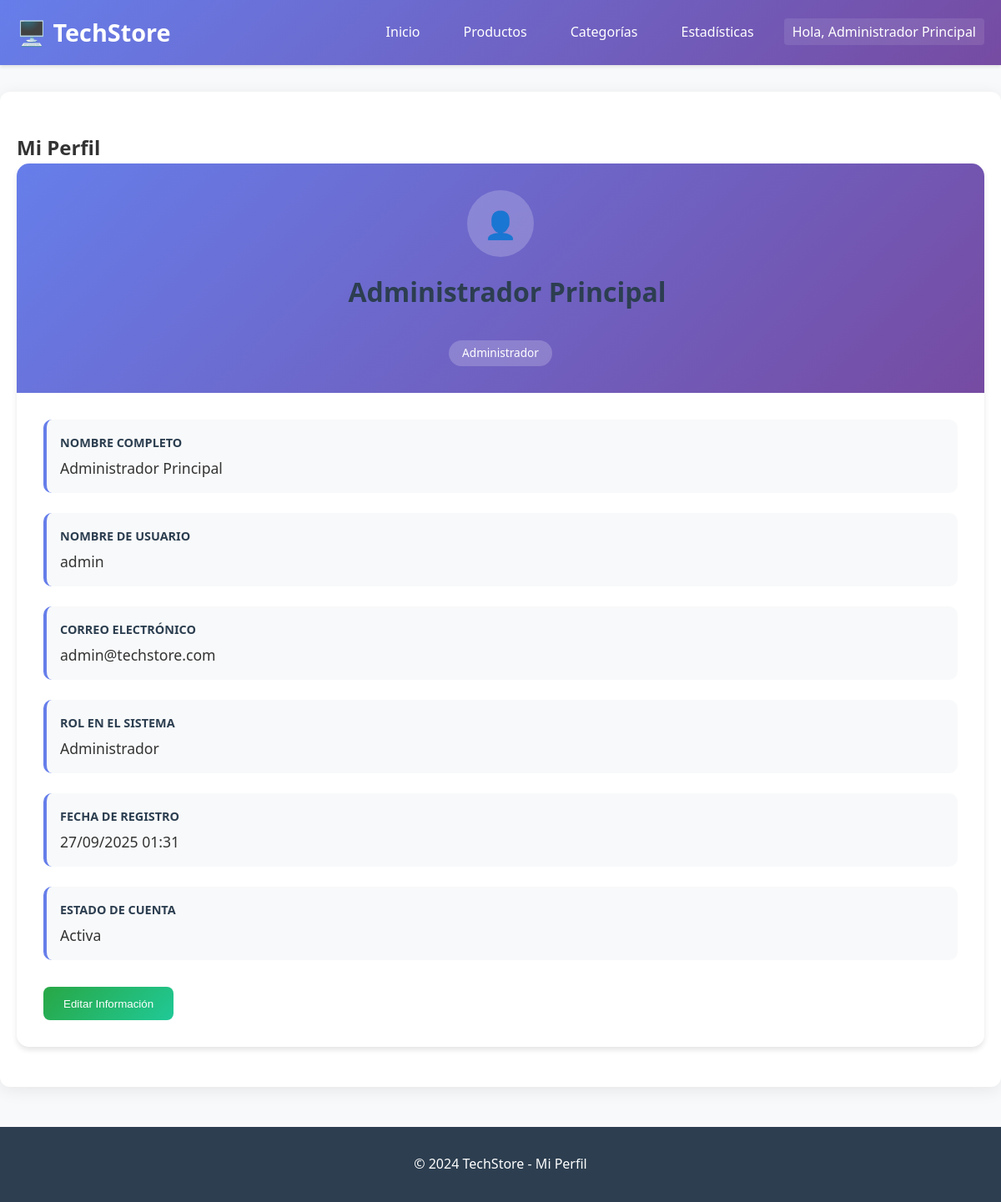
Page /profile.php (signed in) on the earlier database version.
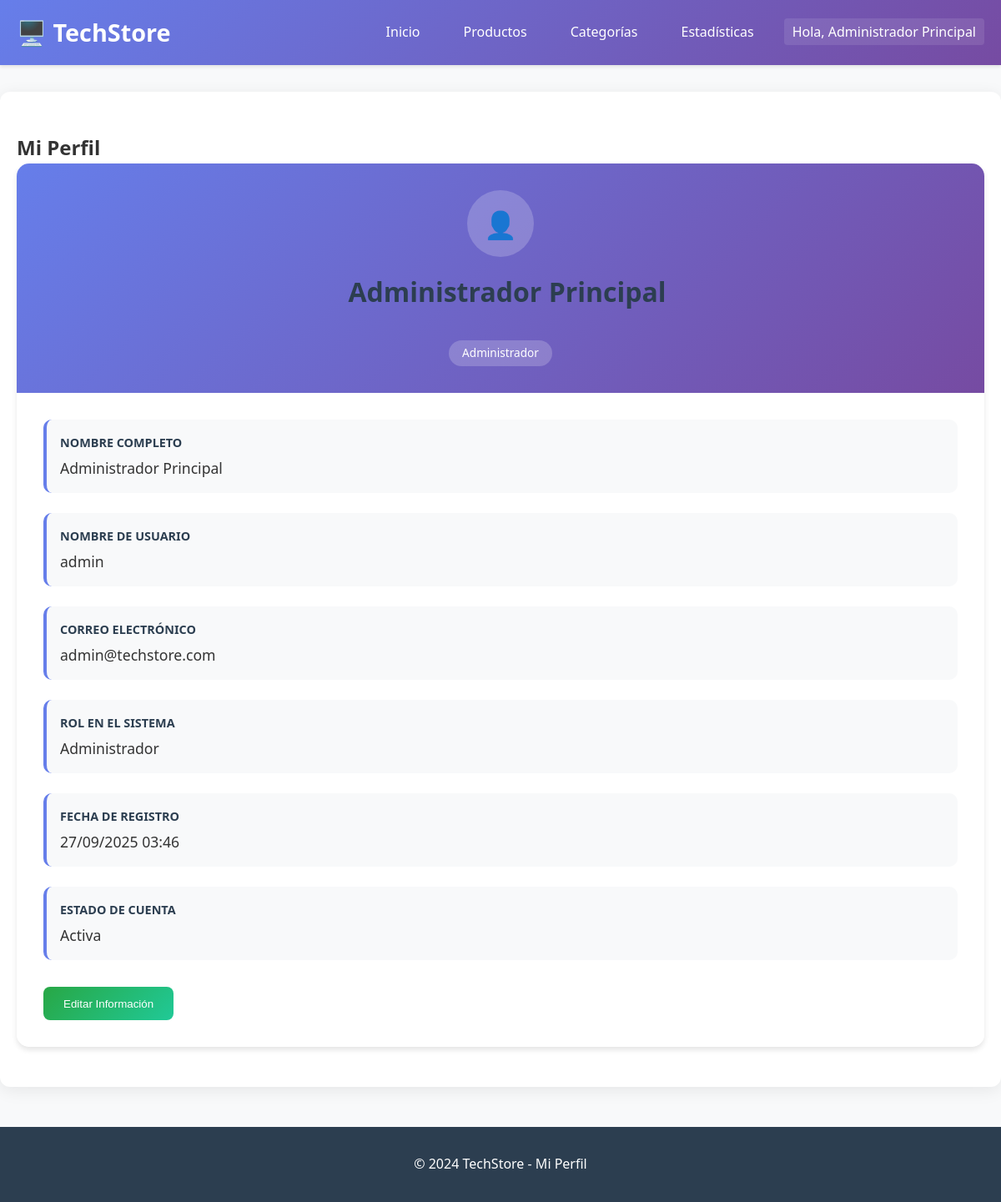
Same page on the later database version.
### tables this page shows
CREATE TABLE usuarios (
              id INTEGER PRIMARY KEY AUTOINCREMENT,
              username TEXT UNIQUE NOT NULL,
              email TEXT UNIQUE NOT NULL,
              password_hash TEXT NOT NULL,
              nombre_completo TEXT NOT NULL,
              rol TEXT DEFAULT 'usuario' CHECK(rol IN ('admin', 'usuario')),
              fecha_creacion DATETIME DEFAULT CURRENT_TIMESTAMP,
              activo INTEGER DEFAULT 1
            );

### profile.php (the view, shortened to what this page needs)
<?php
try {
    $database = new Database();
    $db = $database->getConnection();
    $stmt = $db->prepare("SELECT * FROM usuarios WHERE id = ?");
    $stmt->execute([$_SESSION['user_id']]);
    $user = $stmt->fetch(PDO::FETCH_ASSOC);
} catch (Exception $e) {
    $error = "Error al cargar perfil: " . $e->getMessage();
}
?>
<!DOCTYPE html>
<html lang="es">
<head>
    <link rel="stylesheet" href="static/css/styles.css">
</head>
<body>
    <header>
        <nav class="navbar">
            <div class="nav-container">
                <h1 class="nav-logo">🖥️ TechStore</h1>
                <div class="nav-menu" id="navMenu">
                    <a href="index.php" class="nav-link">Inicio</a>
                    <a href="index.php#productos" class="nav-link">Productos</a>
                    <a href="index.php#categorias" class="nav-link">Categorías</a>
                    <a href="index.php#estadisticas" class="nav-link">Estadísticas</a>
                    <div class="user-menu">
                        <span class="user-info">Hola, <?php echo htmlspecialchars($_SESSION['user_nombre']); ?></span>
                    </div>
                </div>
            </div>
        </nav>
    </header>
    <main>
        <section class="section">
            <div class="container">
                <h2>Mi Perfil</h2>
                <div class="profile-card">
                    <div class="profile-header">
                        <div class="profile-avatar">
                            👤
                        </div>
                        <h3 class="profile-name"><?php echo htmlspecialchars($user['nombre_completo']); ?></h3>
                        <span class="profile-role">
                            <?php echo $user['rol'] === 'admin' ? 'Administrador' : 'Usuario'; ?>
                        </span>
                    </div>
                    <div class="profile-content">
                <div id="info" class="tab-content active">
                    <div class="info-grid">
                        <div class="info-item">
                            <div class="info-details">
                                <h4>Nombre Completo</h4>
                                <p><?php echo htmlspecialchars($user['nombre_completo']); ?></p>
                            </div>
                        </div>
                        <div class="info-item">
                            <div class="info-details">
                                <h4>Nombre de Usuario</h4>
                                <p><?php echo htmlspecialchars($user['username']); ?></p>
                            </div>
                        </div>
                        <div class="info-item">
                            <div class="info-details">
                                <h4>Correo Electrónico</h4>
                                <p><?php echo htmlspecialchars($user['email']); ?></p>
                            </div>
                        </div>
                        <div class="info-item">
                            <div class="info-details">
                                <h4>Rol en el Sistema</h4>
                                <p><?php echo $user['rol'] === 'admin' ? 'Administrador' : 'Usuario'; ?></p>
                            </div>
                        </div>
                        <div class="info-item">
                            <div class="info-details">
                                <h4>Fecha de Registro</h4>
                                <p><?php echo date('d/m/Y H:i', strtotime($user['fecha_creacion'])); ?></p>
                            </div>
                        </div>
                        <div class="info-item">
                            <div class="info-details">
                                <h4>Estado de Cuenta</h4>
                                <p><?php echo $user['activo'] ? 'Activa' : 'Inactiva'; ?></p>
                            </div>
                        </div>
                    </div>
                    <button class="btn-edit" onclick="editarPerfil()">Editar Información</button>
                </div>
                </div>
            </div>
        </section>
    </main>
    <footer>
        <div class="container">
            <p>&copy; 2024 TechStore - Mi Perfil</p>
        </div>
    </footer>
</body>
</html>

### static/css/styles.css (style rules this page uses)
* { margin: 0; padding: 0; box-sizing: border-box; }
body { font-family: 'Segoe UI', Tahoma, Geneva, Verdana, sans-serif; line-height: 1.6; color: #333; background-color: #f8f9fa; }
.container { max-width: 1200px; margin: 0 auto; padding: 0 20px; }
.navbar { background: linear-gradient(135deg, #667eea 0%, #764ba2 100%); color: white; padding: 1rem 0; box-shadow: 0 2px 4px rgba(0,0,0,0.1); position: sticky; top: 0; z-index: 1000; }
.nav-container { max-width: 1200px; margin: 0 auto; padding: 0 20px; display: flex; justify-content: space-between; align-items: center; position: relative; }
.nav-logo { font-size: 1.8rem; font-weight: bold; }
.nav-menu { display: flex; gap: 2rem; align-items: center; }
.nav-link { color: white; text-decoration: none; padding: 0.5rem 1rem; border-radius: 5px; transition: background-color 0.3s; font-weight: 500; }
.section { padding: 3rem 0; margin: 2rem 0; background: white; border-radius: 12px; box-shadow: 0 4px 20px rgba(0, 0, 0, 0.08); position: relative; }
.section h3 { color: #2c3e50; margin-bottom: 2rem; font-size: 2rem; text-align: center; position: relative; padding-left: 1rem; }
.section h3::before { content: ''; position: absolute; left: 0; top: 50%; transform: translateY(-50%); width: 4px; height: 60px; border-radius: 2px; }
.section h4 { color: #2c3e50; margin-bottom: 1.5rem; font-size: 1.5rem; }
footer { background: #2c3e50; color: white; text-align: center; padding: 2rem 0; margin-top: 3rem; }
.user-menu { position: relative; margin-left: auto; padding: 10px 0; }
.user-info { cursor: pointer; padding: 5px 10px; background: rgba(255,255,255,0.1); border-radius: 4px; color: white; font-weight: 500; }
.nav-menu { display: flex; align-items: center; gap: 20px; }
.profile-card { background: white; border-radius: 15px; box-shadow: 0 4px 6px rgba(0,0,0,0.1); overflow: hidden; }
.profile-header { background: linear-gradient(135deg, #667eea 0%, #764ba2 100%); color: white; padding: 2rem; text-align: center; position: relative; }
.profile-avatar { width: 80px; height: 80px; background: rgba(255,255,255,0.2); border-radius: 50%; display: flex; align-items: center; justify-content: center; font-size: 2rem; margin: 0 auto 1rem; }
.profile-name { font-size: 1.5rem; margin-bottom: 0.5rem; }
.profile-role { background: rgba(255,255,255,0.2); padding: 0.3rem 1rem; border-radius: 20px; font-size: 0.85rem; display: inline-block; }
.profile-content { background: white; }
.tab-content { padding: 2rem; }
.info-grid { display: grid; gap: 1.5rem; }
.info-item { display: flex; align-items: center; gap: 1rem; padding: 1rem; background: #f8f9fa; border-radius: 10px; border-left: 4px solid #667eea; }
.info-details h4 { margin: 0 0 0.3rem 0; color: #2c3e50; font-size: 0.9rem; text-transform: uppercase; font-weight: 600; }
.info-details p { margin: 0; color: #333; font-size: 1.1rem; }
.btn-edit { background: linear-gradient(135deg, #28a745 0%, #20c997 100%); color: white; border: none; padding: 0.8rem 1.5rem; border-radius: 8px; cursor: pointer; font-weight: 500; margin-top: 2rem; transition: all 0.3s ease; }

Differences in the rows shown:
changed usuarios "Administrador Principal": fecha_creacion "27/09/2025 01:31" → "27/09/2025 03:46"
